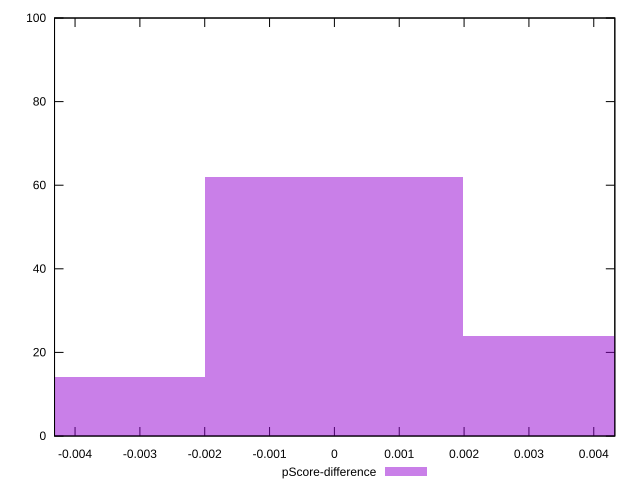

This figure's gnuplot source:
reset

$pScoreDifference <<EOF
0.003980522077438724 24
0 62
-0.003980522077438724 14
EOF

set key outside below
set boxwidth 0.003980522077438724
set xrange [-0.0043164074975931:0.004324761306839675]
set yrange [0:100]
set trange [0:100]
set style fill transparent solid 0.5 noborder
set terminal svg size 640, 490 enhanced background rgb 'white'
set output "report_00009_2021-02-08T22-37-41.559Z/first-cpu-idle/samples/pages+cached+noadtech+nomedia/pScore-difference/histogram.svg"

plot $pScoreDifference title "pScore-difference" with boxes

reset
